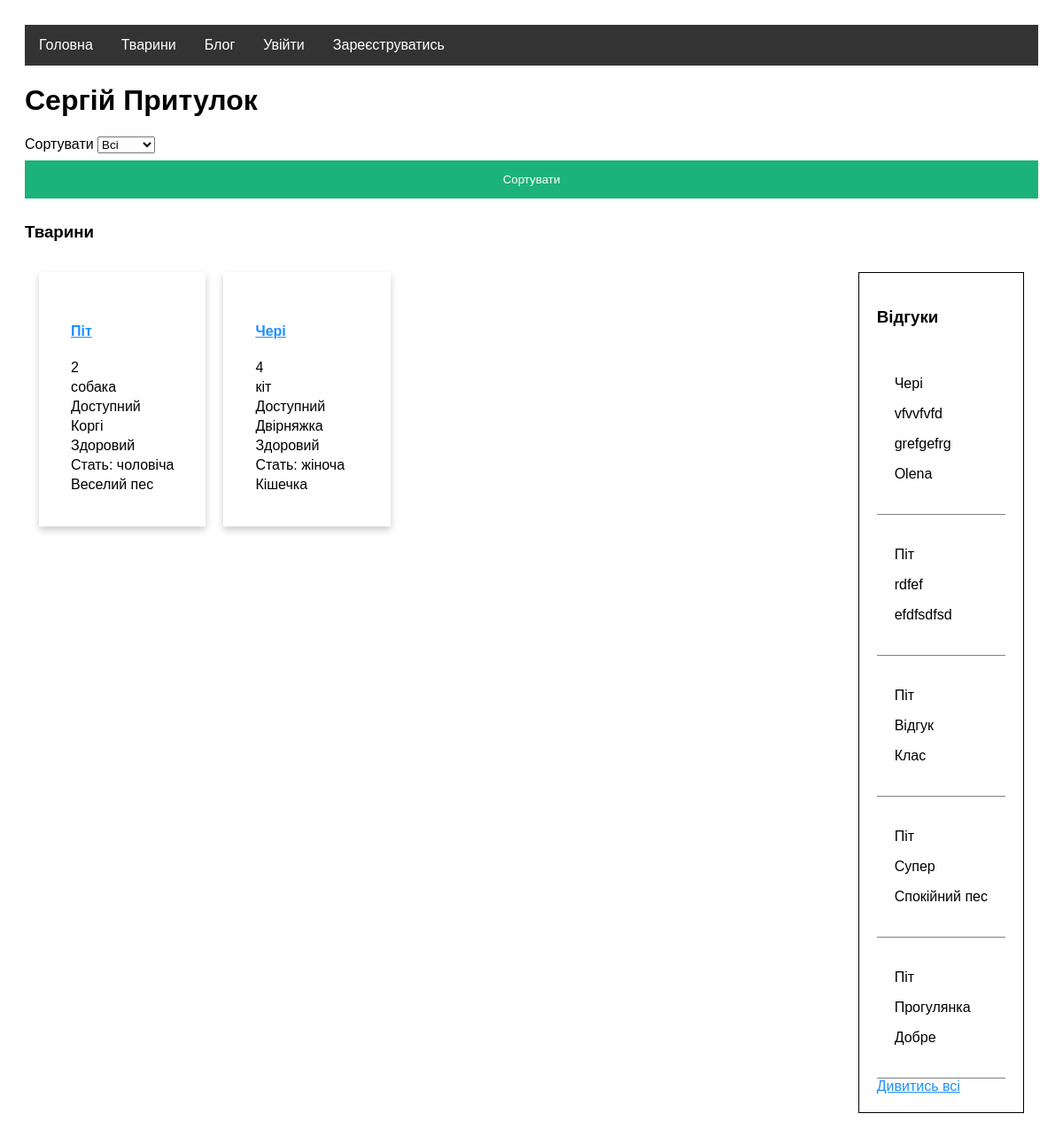
/animals/, run on the app's committed database.
### animals/models.py (models this page shows, shortened)
class Animal(models.Model):
    name = models.CharField(max_length=100)
    sex = models.BooleanField()
    age = models.IntegerField()
    breed = models.CharField(max_length=200)
    availability = models.BooleanField()
    description = models.TextField()
    healthy = models.BooleanField()
    animal_type = models.ForeignKey(AnimalType, on_delete=models.CASCADE)

class AnimalType(models.Model):
    type = models.CharField(max_length=200)
    def __str__(self):
        return self.type

class Feedback(models.Model):
    title = models.CharField(max_length=100)
    text = models.TextField()
    user_id = models.ForeignKey(User, on_delete=models.CASCADE)
    animal_id = models.ForeignKey(Animal, on_delete=models.CASCADE)

### animals/views.py (the view)
# urls.py: path('', views.get_all_animals, name='get_all_animals'),
def get_all_animals(request):
    types = animals.models.AnimalType.objects.all()
    type_filter = request.GET.get("type")
    if type_filter:
        animal_list = animals.models.Animal.objects.all().filter(animal_type__type=type_filter)
    else:
        animal_list = animals.models.Animal.objects.all()
    all_feedbacks = animals.models.Feedback.objects.all().order_by('-id')[:5]
    return render(request, 'animals/animals.html',
                  {"animal_list": animal_list, "all_feedbacks": all_feedbacks, 'types': types})

### templates/animals/animals.html (shortened to what this page needs)
{% extends 'base.html' %}
{% block content %}
    <div class="main-page">
                <form method="get">
                    <label for="type">Сортувати</label>
                    <select name="type" id="type">
                        <option value=''>Всі</option>
                    </select>
                    <button type="submit">Сортувати</button>
                </form>
            <h3>Тварини</h3>
        <div class="container">
            <div class="animals">
                {% for animal in animal_list %}
                    <div class="animal-card">
                      <div class="container">
                        <a href="/animals/{{ animal.id }}"><h4>{{ animal.name }}</h4></a>
                        <p>{{ animal.age }}</p>
                        <p>{{ animal.animal_type.type }}</p>
                        <p>{% if animal.availability %}
                            Доступний
                        {% else %}
                            Недоступний
                        {% endif %}</p>
                        <p>{{ animal.breed }}</p>
                        <p>
                            {% if animal.healthy %}
                                Здоровий
                            {% else %}
                                Має вади
                            {% endif %}
                        </p>
                        <p>{% if animal.sex %}
                            Стать: чоловіча
                        {% else %}
                            Стать: жіноча
                        {% endif %}</p>
                        <p>{{ animal.description }}</p>
                      </div>
                    </div>
                {% endfor %}
            </div>
            <div class="feedbacks">
                <h3>Відгуки</h3>
                {% for feedback in all_feedbacks.all|slice:"5" %}
                    <div class="feedback">
                        <p>{{ feedback.animal_id.name }}</p>
                        <p>{{ feedback.title }}</p>
                        <p>{{ feedback.text }}</p>
                        <p>{{ feedback.user_id.first_name }}</p>
                    </div>
                {% endfor %}
                <a href="/animals/feedbacks">Дивитись всі</a>
            </div>
        </div>
    </div>
{% endblock %}

### static/css/styles.css (style rules this page uses)
* { box-sizing: border-box; }
a { color: dodgerblue; }
body { font-family: Arial; padding: 20px; }
.main-page .container { display: flex; align-items: flex-start; justify-content: space-between; }
.main-page .container .animals { display: grid; grid-template-columns: 1fr 1fr 1fr; }
.main-page .container .animals .animal-card { padding: 20px; margin-right: 20px; }
.main-page .container .animals .animal-card p { margin: 2px 0; }
.main-page .container .feedbacks { padding: 20px; border: 1px solid black; display: flex; flex-direction: column; }
.main-page .container .feedbacks .feedback { padding: 20px; border-bottom: 1px solid grey; }
button { background-color: #04AA6D; color: white; padding: 14px 20px; margin: 8px 0; border: none; cursor: pointer; width: 100%; opacity: 0.9; }
.container { padding: 16px; }
body { background: white !important; }
.animal-card { box-shadow: 0 4px 8px 0 rgba(0,0,0,0.2); transition: 0.3s; }
.animal-card .container { display: flex; flex-direction: column; }

### data on the page
Animal: name "Піт", age "2", animal_type.type "собака", availability "Доступний", breed "Коргі", healthy "Здоровий", sex "Стать: чоловіча", description "Веселий пес"
Animal: name "Чері", age "4", animal_type.type "кіт", availability "Доступний", breed "Двірняжка", healthy "Здоровий", sex "Стать: жіноча", description "Кішечка"
Feedback: animal_id.name "Чері", title "vfvvfvfd", text "grefgefrg", user_id.first_name "Olena"
Feedback: animal_id.name "Піт", title "rdfef", text "efdfsdfsd"
Feedback: animal_id.name "Піт", title "Відгук", text "Клас"
Feedback: animal_id.name "Піт", title "Супер", text "Спокійний пес"
Feedback: animal_id.name "Піт", title "Прогулянка", text "Добре"
